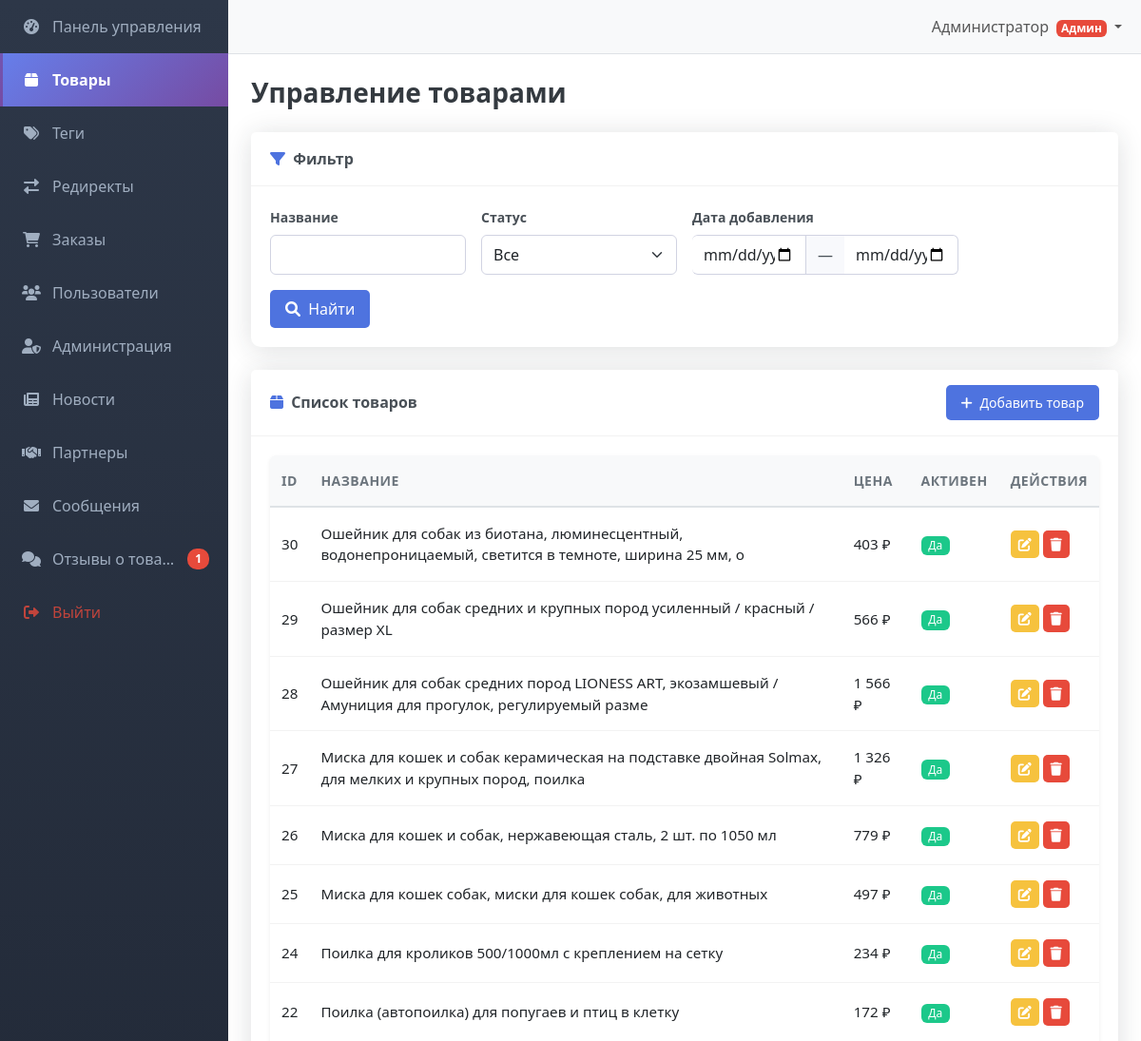
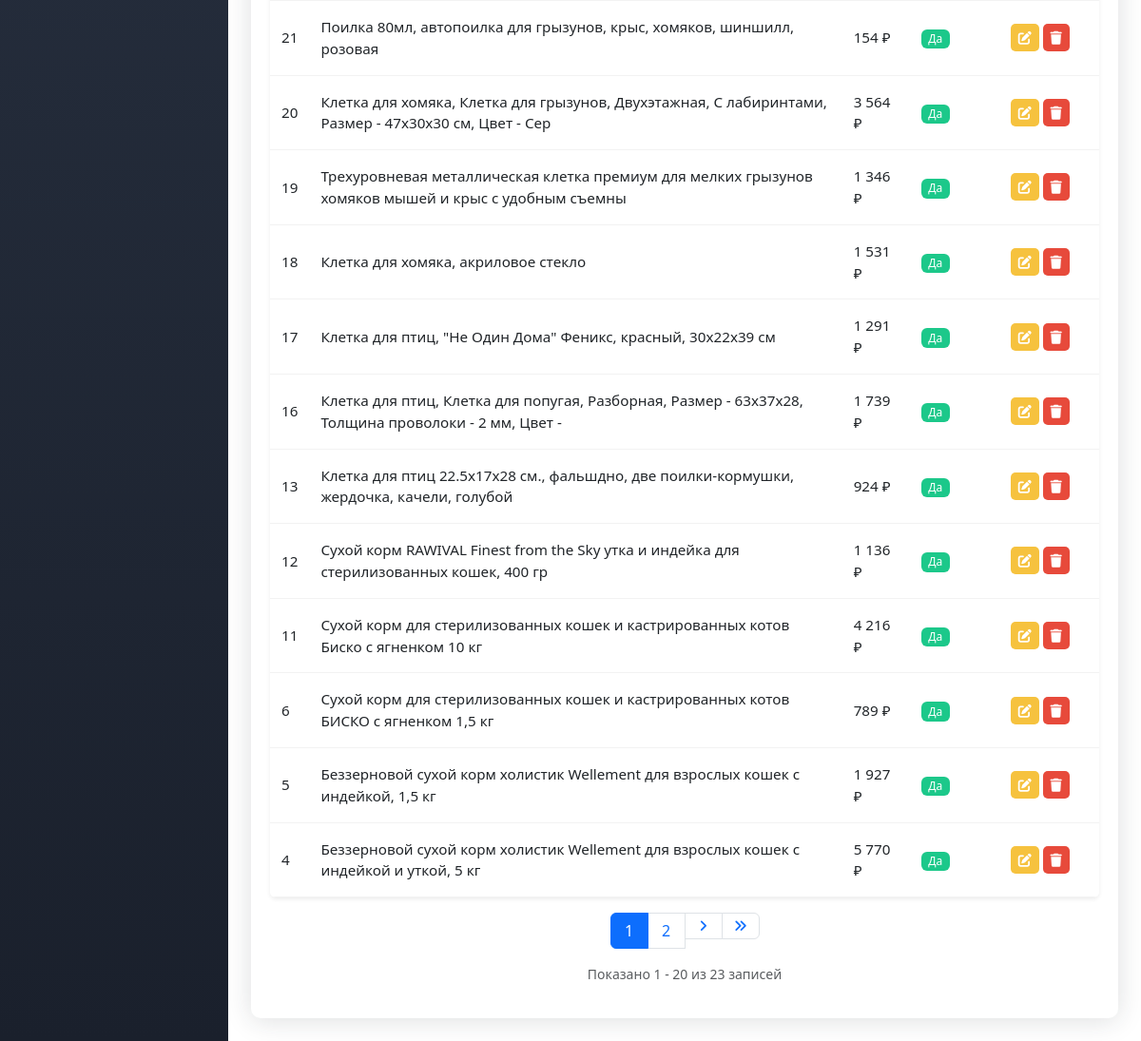
/admin/products.php (signed in), run on the app's committed database (2 pictures, top to bottom).
### tables this page shows
CREATE TABLE IF NOT EXISTS `products` (
  `id` int NOT NULL AUTO_INCREMENT,
  `name` varchar(100) NOT NULL,
  `description` text,
  `price` decimal(10,2) NOT NULL,
  `image` varchar(100) DEFAULT NULL,
  `category_id` int DEFAULT NULL,
  `is_active` tinyint(1) DEFAULT '1',
  `created_at` datetime DEFAULT CURRENT_TIMESTAMP,
  `updated_at` datetime DEFAULT CURRENT_TIMESTAMP ON UPDATE CURRENT_TIMESTAMP,
  `avg_rating` decimal(3,2) DEFAULT '0.00',
  `review_count` int DEFAULT '0',
  PRIMARY KEY (`id`),
  KEY `idx_category_id` (`category_id`),
  KEY `idx_avg_rating` (`avg_rating`),
  KEY `idx_review_count` (`review_count`)
);

### admin/products.php (the view, shortened to what this page needs)
<?php
require_once '../includes/db.php';
require_once 'filter.php';
$filter = new TableFilter($connection, 'products', 'p');
$filter->addField('name', 'text', 'Название')
       ->addField('is_active', 'select', 'Статус', [
           '1' => 'Активен',
           '0' => 'Неактивен'
       ])
       ->addDateRange('created_at', 'Дата добавления');
$count_query = "SELECT COUNT(*) as total FROM products";
$count_result = mysqli_query($connection, $count_query);
$total_records = mysqli_fetch_assoc($count_result)['total'];
$pagination = new Pagination($total_records, 20);
$offset = $pagination->getOffset();
$limit = $pagination->getLimit();
list($where, $params, $types) = $filter->getSQL();
$query = "SELECT p.* FROM products p $where ORDER BY p.created_at DESC LIMIT $limit OFFSET $offset";
if (!empty($params)) {
    $stmt = $connection->prepare($query);
    if (!empty($types)) {
        $stmt->bind_param($types, ...$params);
    }
    $stmt->execute();
    $result = $stmt->get_result();
    $products = mysqli_fetch_all($result, MYSQLI_ASSOC);
} else {
    $result = mysqli_query($connection, $query);
    $products = mysqli_fetch_all($result, MYSQLI_ASSOC);
}
?>
<!DOCTYPE html>
<html lang="ru">
<head>
    <link href="https://cdn.jsdelivr.net/npm/bootstrap@5.3.0/dist/css/bootstrap.min.css" rel="stylesheet">
    <link rel="stylesheet" href="https://cdnjs.cloudflare.com/ajax/libs/font-awesome/6.0.0/css/all.min.css">
    <link rel="stylesheet" href="../assets/css/admin.css">
</head>
<body>
    <div class="d-flex" id="wrapper">
        <?php include 'sidebar.php'; ?>
        <div id="page-content-wrapper">
            <?php include 'navbar.php'; ?>
            <div class="container-fluid px-4">
                <h1 class="mt-4 mb-4">Управление товарами</h1>
                <?php echo $filter->render(); ?>
                <div class="card mb-4">
                    <div class="card-header d-flex justify-content-between align-items-center">
                        <div>
                            <i class="fas fa-box me-1"></i>
                            Список товаров
                        </div>
                        <a href="product_edit.php" class="btn btn-primary btn-sm">
                            <i class="fas fa-plus me-1"></i> Добавить товар
                        </a>
                    </div>
                    <div class="card-body">
                        <div class="table-responsive">
                            <table class="table table-hover">
                                <thead>
                                    <tr>
                                        <th>ID</th>
                                        <th>Название</th>
                                        <th>Цена</th>
                                        <th>Активен</th>
                                        <th>Действия</th>
                                    </tr>
                                </thead>
                                <tbody>
                                    <?php foreach ($products as $product): ?>
                                    <tr>
                                        <td><?php echo $product['id']; ?></td>
                                        <td><?php echo htmlspecialchars($product['name']); ?></td>
                                        <td><?php echo number_format($product['price'], 0, '.', ' '); ?> ₽</td>
                                        <td>
                                            <span class="badge <?php echo $product['is_active'] ? 'bg-success' : 'bg-secondary'; ?>">
                                                <?php echo $product['is_active'] ? 'Да' : 'Нет'; ?>
                                            </span>
                                        </td>
                                        <td>
                                            <a href="product_edit.php?id=<?php echo $product['id']; ?>" class="btn btn-sm btn-warning" data-bs-toggle="tooltip" title="Редактировать">
                                                <i class="fas fa-edit"></i>
                                            </a>
                                            <a href="products.php?action=delete&id=<?php echo $product['id']; ?>" class="btn btn-sm btn-danger btn-delete" data-bs-toggle="tooltip" title="Удалить">
                                                <i class="fas fa-trash"></i>
                                            </a>
                                        </td>
                                    </tr>
                                    <?php endforeach; ?>
                                </tbody>
                            </table>
                        </div>
                        <?php echo $pagination->render(); ?>
                    </div>
                </div>
            </div>
        </div>
    </div>
</body>
</html>

### admin/filter.php (shortened to what this page needs)
<?php
class TableFilter {
    private $fields = [];
    private $dateRanges = [];
    private $values = [];
    public function __construct($connection, $table, $alias = '') {
        $this->alias = $alias;
    }
    public function addField($name, $type = 'text', $label = '', $options = []) {
        $this->fields[$name] = [
            'name' => $name,
            'type' => $type,
            'label' => $label ?: ucfirst($name),
            'options' => $options
        ];
        return $this;
    }
    public function addDateRange($field, $label = '') {
        $this->dateRanges[$field] = [
            'field' => $field,
            'label' => $label ?: ucfirst($field)
        ];
        return $this;
    }
    public function getSQL() {
        $conditions = [];
        $params = [];
        $types = '';
        foreach ($this->dateRanges as $name => $range) {
            $fromKey = $name . '_from';
            $toKey = $name . '_to';
        }
        $where = !empty($conditions) ? 'WHERE ' . implode(' AND ', $conditions) : '';
        return [$where, $params, $types];
    }
    public function render() {
        $hasValues = !empty($this->values);
        ?>
        <div class="card mb-4">
            <div class="card-header">
                <i class="fas fa-filter me-1"></i>
                Фильтр
            </div>
            <div class="card-body">
                <form method="GET" class="row g-3">
                    <?php foreach ($this->fields as $name => $field): ?>
                    <div class="col-md-3">
                        <label for="filter_<?php echo $name; ?>" class="form-label">
                            <?php echo htmlspecialchars($field['label']); ?>
                        </label>
                        <?php if ($field['type'] === 'select'): ?>
                        <select class="form-select" id="filter_<?php echo $name; ?>" name="<?php echo $name; ?>">
                            <option value="">Все</option>
                        </select>
                        <?php else: ?>
                        <input type="<?php echo $field['type']; ?>"
                               class="form-control"
                               id="filter_<?php echo $name; ?>"
                               name="<?php echo $name; ?>"
                               value="<?php echo isset($this->values[$name]) ? htmlspecialchars($this->values[$name]) : ''; ?>">
                        <?php endif; ?>
                    </div>
                    <?php endforeach; ?>
                    <?php foreach ($this->dateRanges as $name => $range): ?>
                    <div class="col-md-4">
                        <label class="form-label"><?php echo htmlspecialchars($range['label']); ?></label>
                        <div class="input-group">
                            <input type="date"
                                   class="form-control"
                                   name="<?php echo $name; ?>_from"
                                   value="<?php echo isset($this->values[$name . '_from']) ? htmlspecialchars($this->values[$name . '_from']) : ''; ?>">
                            <span class="input-group-text">—</span>
                            <input type="date"
                                   class="form-control"
                                   name="<?php echo $name; ?>_to"
                                   value="<?php echo isset($this->values[$name . '_to']) ? htmlspecialchars($this->values[$name . '_to']) : ''; ?>">
                        </div>
                    </div>
                    <?php endforeach; ?>
                    <div class="col-12">
                        <button type="submit" class="btn btn-primary">
                            <i class="fas fa-search me-1"></i> Найти
                        </button>
                    </div>
                </form>
            </div>
        </div>
        <?php
        return ob_get_clean();
    }
}
if (!class_exists('Pagination')) {
    class Pagination {
        private $total;
        private $page;
        private $perPage;
        private $totalPages;
        public function __construct($total, $perPage = 20) {
            $this->total = (int)$total;
            $this->perPage = (int)$perPage;
            $this->page = max(1, isset($_GET['page']) ? (int)$_GET['page'] : 1);
            $this->totalPages = ceil($this->total / $this->perPage);
        }
    public function getOffset() {
        return ($this->page - 1) * $this->perPage;
    }
    public function getLimit() {
        return $this->perPage;
    }
    public function hasPages() {
        return $this->totalPages > 1;
    }
    public function render() {
        $html = '<nav aria-label="Пагинация" class="mt-3">';
        $html .= '<style>
            .pagination .page-link i {
                font-size: 0.875rem;
                line-height: 1;
                vertical-align: middle;
            }
            .pagination .page-link {
                display: inline-flex;
                align-items: center;
                justify-content: center;
                min-width: 2.5rem;
            }
        </style>';
        $html .= '<ul class="pagination justify-content-center">';
        $prevPage = $this->page - 1;
        $startPage = max(1, $this->page - 2);
        $endPage = min($this->totalPages, $this->page + 2);
        for ($i = $startPage; $i <= $endPage; $i++) {
            $active = $i == $this->page ? 'active' : '';
            $html .= '<li class="page-item ' . $active . '"><a class="page-link" href="?page=' . $i . '">' . $i . '</a></li>';
        }
        $nextPage = $this->page + 1;
        if ($nextPage <= $this->totalPages) {
            $html .= '<li class="page-item"><a class="page-link" href="?page=' . $nextPage . '"><i class="fas fa-angle-right"></i></a></li>';
        }
        if ($this->page < $this->totalPages) {
            $html .= '<li class="page-item"><a class="page-link" href="?page=' . $this->totalPages . '"><i class="fas fa-angle-double-right"></i></a></li>';
        }
        $html .= '</ul>';
        $html .= '<p class="text-center text-muted small">Показано ' . (($this->page - 1) * $this->perPage + 1) . ' - ' . min($this->page * $this->perPage, $this->total) . ' из ' . $this->total . ' записей</p>';
        $html .= '</nav>';
        return $html;
    }
    }
}
?>

### assets/css/admin.css (style rules this page uses)
#wrapper { overflow-x: hidden; }
#page-content-wrapper { min-width: 100vw; }
@media (min-width: 768px) { #page-content-wrapper { min-width: 0; width: 100%; } }
.card { border: none; border-radius: 10px; box-shadow: 0 0.15rem 1.75rem 0 rgba(33, 40, 50, 0.15); transition: box-shadow 0.2s ease; }
.card-header { border-bottom: 1px solid rgba(0, 0, 0, 0.05); background-color: white; font-weight: 600; font-size: 1rem; padding: 1rem 1.25rem; color: #495057; }
.card-header i { color: #4e73df; margin-right: 0.5rem; }
.card-body { padding: 1.25rem; }
.badge { font-size: 0.75rem; padding: 0.25em 0.4em; }
.container-fluid.px-4 h1 { font-size: 1.75rem; font-weight: 700; color: #343a40; margin-top: 1.5rem; margin-bottom: 1.5rem; }
.table { margin-bottom: 0; vertical-align: middle; }
.table th { border-top: none; border-bottom-width: 2px; font-weight: 600; font-size: 0.875rem; text-transform: uppercase; letter-spacing: 0.5px; color: #6c757d; padding: 1rem 0.75rem; background-color: #f8f9fa; }
.table td { padding: 1rem 0.75rem; vertical-align: middle; font-size: 0.95rem; border-color: rgba(0, 0, 0, 0.05); }
.table-hover tbody tr { transition: background-color 0.2s ease; }
.table-responsive { border-radius: 0.375rem; box-shadow: 0 0.125rem 0.25rem rgba(0, 0, 0, 0.075); }
.table .btn-group .btn, .table .btn-sm { padding: 0.25rem 0.5rem; font-size: 0.875rem; }
.table .badge { font-size: 0.75rem; padding: 0.35em 0.65em; font-weight: 500; }
.table a { color: #0d6efd; text-decoration: none; transition: color 0.2s ease; }
.btn { border-radius: 5px; padding: 0.5rem 1rem; font-weight: 500; transition: all 0.2s ease; }
.btn-primary { background-color: #4e73df; border: none; }
.btn-warning { background-color: #f6c23e; border: none; }
.btn-danger { background-color: #e74a3b; border: none; }
.btn-primary i, .btn-success i, .btn-info i, .btn-warning i, .btn-danger i, .btn-secondary i { color: #ffffff !important; }
.form-control, .form-select { border-radius: 0.375rem; border: 1px solid #d1d3e2; padding: 0.5rem 0.75rem; transition: all 0.2s ease; }
.form-label { font-weight: 600; font-size: 0.875rem; color: #495057; margin-bottom: 0.5rem; }
.input-group-text { background-color: #f8f9fc; border-color: #d1d3e2; color: #495057; }
.input-group .form-control { border-left: none; }
.bg-success { background-color: #1cc88a !important; }
.bg-danger { background-color: #e74a3b !important; }

### admin/filter.php (style rules this page uses)
.pagination .page-link i { font-size: 0.875rem; line-height: 1; vertical-align: middle; }
.pagination .page-link { display: inline-flex; align-items: center; justify-content: center; min-width: 2.5rem; }

### data on the page
products: id "30", name "Ошейник для собак из биотана, люминесцентный, водонепроницаемый, светится в темноте, ширина 25 мм, о", price "403", is_active "Да"
products: id "29", name "Ошейник для собак средних и крупных пород усиленный / красный / размер XL", price "566", is_active "Да"
products: id "28", name "Ошейник для собак средних пород LIONESS ART, экозамшевый / Амуниция для прогулок, регулируемый разме", price "1 566", is_active "Да"
products: id "27", name "Миска для кошек и собак керамическая на подставке двойная Solmax, для мелких и крупных пород, поилка", price "1 326", is_active "Да"
products: id "26", name "Миска для кошек и собак, нержавеющая сталь, 2 шт. по 1050 мл", price "779", is_active "Да"
products: id "25", name "Миска для кошек собак, миски для кошек собак, для животных", price "497", is_active "Да"
products: id "24", name "Поилка для кроликов 500/1000мл с креплением на сетку", price "234", is_active "Да"
products: id "22", name "Поилка (автопоилка) для попугаев и птиц в клетку", price "172", is_active "Да"
products: id "21", name "Поилка 80мл, автопоилка для грызунов, крыс, хомяков, шиншилл, розовая", price "154", is_active "Да"
products: id "20", name "Клетка для хомяка, Клетка для грызунов, Двухэтажная, С лабиринтами, Размер - 47х30х30 см, Цвет - Сер", price "3 564", shows "Да", ($this->page - 1) * $this->perPage + 1 "1", min($this->page*$this->perPage,$this->total) "20"
products: id "19", name "Трехуровневая металлическая клетка премиум для мелких грызунов хомяков мышей и крыс с удобным съемны", price "1 346", is_active "Да"
products: id "18", name "Клетка для хомяка, акриловое стекло", price "1 531", is_active "Да"
products: id "17", name "Клетка для птиц, \"Не Один Дома\" Феникс, красный, 30х22х39 см", price "1 291", is_active "Да"
products: id "16", name "Клетка для птиц, Клетка для попугая, Разборная, Размер - 63х37х28, Толщина проволоки - 2 мм, Цвет -", price "1 739", is_active "Да"
products: id "13", name "Клетка для птиц 22.5х17х28 см., фальшдно, две поилки-кормушки, жердочка, качели, голубой", price "924", is_active "Да"
products: id "12", name "Сухой корм RAWIVAL Finest from the Sky утка и индейка для стерилизованных кошек, 400 гр", price "1 136", is_active "Да"
products: id "11", name "Сухой корм для стерилизованных кошек и кастрированных котов Биско с ягненком 10 кг", price "4 216", is_active "Да"
products: id "6", name "Сухой корм для стерилизованных кошек и кастрированных котов БИСКО с ягненком 1,5 кг", price "789", is_active "Да"
products: id "5", name "Беззерновой сухой корм холистик Wellement для взрослых кошек с индейкой, 1,5 кг", price "1 927", is_active "Да"
products: id "4", name "Беззерновой сухой корм холистик Wellement для взрослых кошек с индейкой и уткой, 5 кг", price "5 770", is_active "Да"

### other printed values
$reviews_count "1"
$_SESSION['user_name'] "Администратор"
$field['label'] "Название"
$field['label'] "Статус"
$range['label'] "Дата добавления"
$this->total "23"
